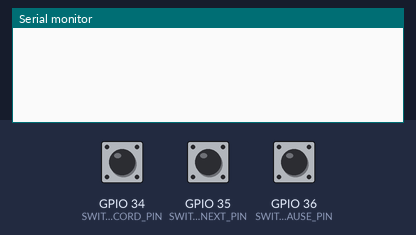
Bench run of a program on a simulated ESP32. On the bench: the last lines printed to the serial monitor. The inputs (shaded band) are chosen by the test bench; at power-on: GPIO 34 (SWITCH_RECORD_PIN) HIGH, GPIO 35 (SWITCH_NEXT_PIN) HIGH, GPIO 36 (SWITCH_PLAY_PAUSE_PIN) HIGH. I2S audio is not simulated (input reads silence); storage starts empty.

Above: at 1.2 s.
1.3 s: GPIO 34 (SWITCH_RECORD_PIN) pulled LOW for 0.15 s
At 1.42 s:
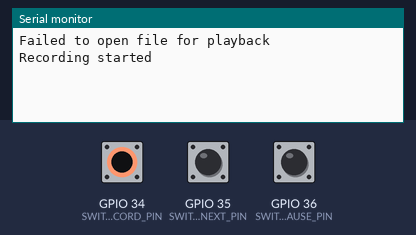
At 2.1 s:
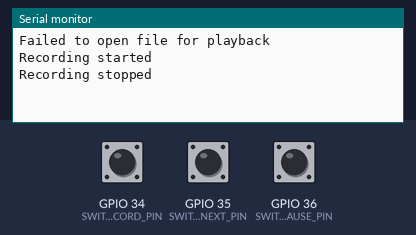

Measured:
- after the input at 1.3 s, the serial monitor: prints a new line at once (image 1)

The program:

main.cpp
```cpp
#include <Arduino.h>
#include <driver/i2s.h>
#include <SD.h>
#include <FS.h>

// Pin definitions for I2S
#define I2S_WS 15    // Microphone I2S WS (LRCLK)
#define I2S_SCK 14   // Microphone I2S SCK (BCLK)
#define I2S_SD 32    // Microphone I2S Data

// Pin definitions for SD card
#define SD_CS_PIN 5   // SD card Chip Select pin
#define SD_MISO_PIN 19 // SD card MISO pin
#define SD_MOSI_PIN 23 // SD card MOSI pin
#define SD_CLK_PIN 18  // SD card Clock pin

// Pin definitions for switches
#define SWITCH_RECORD_PIN 34  // GPIO pin for recording switch
#define SWITCH_NEXT_PIN 35     // GPIO pin for next file switch
#define SWITCH_PLAY_PAUSE_PIN 36 // GPIO pin for play/pause switch

// I2S configuration
#define SAMPLE_RATE 16000
#define BUFFER_SIZE 1024
#define MAX_FILE_SIZE 10485760  // Maximum file size in bytes (10 MB)
#define MAX_FILES 99            // Maximum number of files allowed

// I2S configuration for speaker
#define I2S_SPEAKER_WS 21  // Speaker I2S WS (LRCLK)
#define I2S_SPEAKER_SCK 22 // Speaker I2S SCK (BCLK)
#define I2S_SPEAKER_SD 23  // Speaker I2S Data

// I2S port
#define I2S_PORT I2S_NUM_0
#define I2S_SPEAKER_PORT I2S_NUM_1

// Buffer for audio data
int16_t i2sBuffer[BUFFER_SIZE];

// File to save the audio data
File audioFile;

int fileIndex = 0;

// Playback state
bool isPlaying = false;

// Function declarations
void startPlayback();
void stopPlayback();

void setup() {
    Serial.begin(115200);

    // Configure the switch pin
    pinMode(SWITCH_RECORD_PIN, INPUT_PULLUP);
    pinMode(SWITCH_NEXT_PIN, INPUT_PULLUP);
    pinMode(SWITCH_PLAY_PAUSE_PIN, INPUT_PULLUP);

    // Initialize I2S
    i2s_config_t i2s_mic_config = {
        .mode = i2s_mode_t(I2S_MODE_MASTER | I2S_MODE_RX),
        .sample_rate = SAMPLE_RATE,
        .bits_per_sample = I2S_BITS_PER_SAMPLE_16BIT,
        .channel_format = I2S_CHANNEL_FMT_ONLY_LEFT,
        .communication_format = I2S_COMM_FORMAT_I2S,
        .intr_alloc_flags = 0,
        .dma_buf_count = 8,
        .dma_buf_len = 64,
        .use_apll = false,
        .tx_desc_auto_clear = false,
        .fixed_mclk = 0
    };

    i2s_pin_config_t mic_pin_config = {
        .bck_io_num = I2S_SCK,
        .ws_io_num = I2S_WS,
        .data_out_num = I2S_PIN_NO_CHANGE,
        .data_in_num = I2S_SD
    };

    i2s_driver_install(I2S_PORT, &i2s_mic_config, 0, NULL);
    i2s_set_pin(I2S_PORT, &mic_pin_config);
    i2s_set_clk(I2S_PORT, SAMPLE_RATE, I2S_BITS_PER_SAMPLE_16BIT, I2S_CHANNEL_MONO);

    // Initialize SD card
    SPI.begin(SD_CLK_PIN, SD_MISO_PIN, SD_MOSI_PIN, SD_CS_PIN);
    if (!SD.begin(SD_CS_PIN)) {
        Serial.println("Card Mount Failed");
        return;
    }

    // Initialize I2S speaker
    i2s_config_t i2s_speaker_config = {
        .mode = i2s_mode_t(I2S_MODE_MASTER | I2S_MODE_TX),
        .sample_rate = SAMPLE_RATE,
        .bits_per_sample = I2S_BITS_PER_SAMPLE_16BIT,
        .channel_format = I2S_CHANNEL_FMT_ONLY_LEFT,
        .communication_format = I2S_COMM_FORMAT_I2S,
        .intr_alloc_flags = 0,
        .dma_buf_count = 8,
        .dma_buf_len = 64,
        .use_apll = false,
        .tx_desc_auto_clear = false,
        .fixed_mclk = 0
    };

    i2s_pin_config_t speaker_pin_config = {
        .bck_io_num = I2S_SPEAKER_SCK,
        .ws_io_num = I2S_SPEAKER_WS,
        .data_out_num = I2S_SPEAKER_SD,
        .data_in_num = I2S_PIN_NO_CHANGE
    };

    i2s_driver_install(I2S_SPEAKER_PORT, &i2s_speaker_config, 0, NULL);
    i2s_set_pin(I2S_SPEAKER_PORT, &speaker_pin_config);
    i2s_set_clk(I2S_SPEAKER_PORT, SAMPLE_RATE, I2S_BITS_PER_SAMPLE_16BIT, I2S_CHANNEL_MONO);

    uint8_t cardType = SD.cardType();
    if (cardType == CARD_NONE) {
        Serial.println("No SD card attached");
        return;
    }

    // Check number of files in the root directory
    fileIndex = 0;
    File root = SD.open("/");
    while (true) {
        File entry = root.openNextFile();
        if (!entry) {
            break; // no more files
        }
        if (!entry.isDirectory()) {
            fileIndex++;
        }
        entry.close();
    }
    root.close();
    if (fileIndex >= MAX_FILES) {
        Serial.println("Maximum number of files reached. Cannot start recording.");
    }
}

void loop() {
    static bool isRecording = false;
    static bool switchState = false;
    static bool lastSwitchState = false;
    static unsigned long fileSize = 0;

    if (digitalRead(SWITCH_RECORD_PIN) == LOW) {
        if (!isPlaying) {
            startPlayback();
        } else {
            stopPlayback();
        }
        delay(100); // Debounce delay
    }

    // Check if the next file switch is pressed to move to the next file
    if (digitalRead(SWITCH_NEXT_PIN) == LOW) {
        fileIndex++;
        // TODO: Add logic to handle when reaching the end of files
        delay(100); // Debounce delay
    }

    // Check if the play/pause switch is pressed to toggle playback
    if (digitalRead(SWITCH_PLAY_PAUSE_PIN) == LOW) {
        if (isPlaying) {
            stopPlayback();
        } else {
            startPlayback();
        }
        delay(100); // Debounce delay
    }

    // Read the switch state
    switchState = digitalRead(SWITCH_RECORD_PIN) == LOW;

    // Start recording when the switch goes from HIGH to LOW
    if (switchState && !lastSwitchState && fileIndex < MAX_FILES) {
        isRecording = true;
        Serial.println("Recording started");
        String fileName = "/audio" + String(fileIndex++) + ".pcm";
        audioFile = SD.open(fileName.c_str(), FILE_WRITE);
        if (!audioFile) {
            Serial.println("Failed to open file for writing");
            isRecording = false;
        }
        fileSize = 0;
    }

    // Stop recording when the switch goes from LOW to HIGH
    if (!switchState && lastSwitchState) {
        isRecording = false;
        Serial.println("Recording stopped");
        if (audioFile) {
            audioFile.close();
        }
    }

    // Update last switch state
    lastSwitchState = switchState;

    // If recording, read data from I2S and write to the SD card
    if (isRecording) {
        size_t bytesRead = 0;
        i2s_read(I2S_PORT, (void*)i2sBuffer, BUFFER_SIZE * sizeof(int16_t), &bytesRead, portMAX_DELAY);
        audioFile.write((uint8_t*)i2sBuffer, bytesRead);
        fileSize += bytesRead;

        // Stop recording if the file size exceeds the maximum limit
        if (fileSize >= MAX_FILE_SIZE) {
            isRecording = false;
            Serial.println("Recording stopped due to file size limit");
            if (audioFile) {
                audioFile.close();
            }
        }
    }

    delay(10); // Shorter delay for better responsiveness
}

void startPlayback() {
    String fileName = "/audio" + String(fileIndex) + ".pcm";
    File audioFile = SD.open(fileName.c_str(), FILE_READ);
    if (!audioFile) {
        Serial.println("Failed to open file for playback");
        return;
    }

    Serial.println("Playback started");
    isPlaying = true;

    size_t bytesRead;
    while (isPlaying && (bytesRead = audioFile.read((uint8_t*)i2sBuffer, sizeof(i2sBuffer))) > 0) {
        size_t bytesWritten;
        i2s_write(I2S_SPEAKER_PORT, i2sBuffer, bytesRead, &bytesWritten, portMAX_DELAY);
    }

    // Playback finished
    audioFile.close();
    Serial.println("Playback finished");
    isPlaying = false;
}

void stopPlayback() {
    Serial.println("Playback stopped");
    isPlaying = false;
}
```
